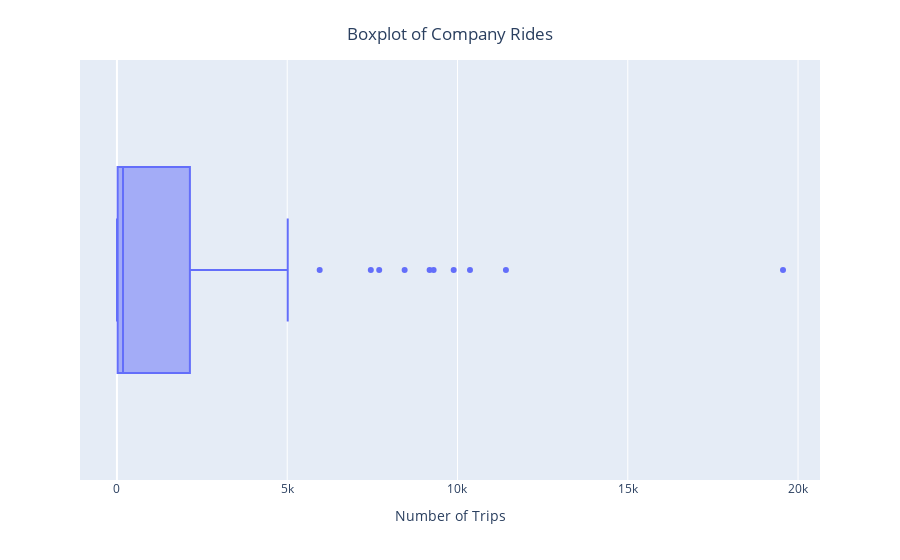

This figure's notebook cell:
### Code cell
# Create a boxplot with flipped axes and a title
fig = px.box(company, 
             x="trips_amount", 
             orientation="h",
             hover_data=['company_name'])

# Update figure, center title, change xaxis title font size, change yaxis title font size
fig.update_layout(title={'text': 'Boxplot of Company Rides',
                            'y':0.95,
                            'x':0.5,
                            'xanchor': 'center',
                            'yanchor': 'top'},
                    xaxis_title='Number of Trips')

# Show plot
fig.show()

### Figure 1 — Plotly figure (JSON) as saved in the notebook; plotly's stock layout.template omitted (floating-point values rounded to 4 significant figures)
{"data": [{"alignmentgroup": "True", "customdata": [["Flash Cab"], ["Taxi Affiliation Services"], ["Medallion Leasin"], ["Yellow Cab"], ["Taxi Affiliation Service Yellow"], ["Chicago Carriage Cab Corp"], ["City Service"], ["Sun Taxi"], ["Star North Management LLC"], ["Blue Ribbon Taxi Association Inc."], ["Choice Taxi Association"], ["Globe Taxi"], ["Dispatch Taxi Affiliation"], ["Nova Taxi Affiliation Llc"], ["Patriot Taxi Dba Peace Taxi Associat"], ["Checker Taxi Affiliation"], ["Blue Diamond"], ["Chicago Medallion Management"], ["24 Seven Taxi"], ["Chicago Medallion Leasing INC"], ["Checker Taxi"], ["American United"], ["Chicago Independents"], ["KOAM Taxi Association"], ["Chicago Taxicab"], ["Top Cab Affiliation"], ["Gold Coast Taxi"], ["Service Taxi Association"], ["5 Star Taxi"], ["303 Taxi"], ["Setare Inc"], ["American United Taxi Affiliation"], ["Leonard Cab Co"], ["Metro Jet Taxi A"], ["Norshore Cab"], ["6742 - 83735 Tasha ride inc"], ["3591 - 63480 Chuks Cab"], ["1469 - 64126 Omar Jada"], ["6743 - 78771 Luhak Corp"], ["0118 - 42111 Godfrey S.Awir"], ["6574 - Babylon Express Inc."], ["Chicago Star Taxicab"], ["1085 - 72312 N and W Cab Co"], ["2809 - 95474 C & D Cab Co Inc."], ["2092 - 61288 Sbeih company"], ["3011 - 66308 JBL Cab Inc."], ["3620 - 52292 David K. Cab Corp."], ["4615 - 83503 Tyrone Henderson"], ["3623 - 72222 Arrington Enterprises"], ["5074 - 54002 Ahzmi Inc"], ["2823 - 73307 Lee Express Inc"], ["4623 - 27290 Jay Kim"], ["3721 - Santamaria Express, Alvaro Santamaria"], ["5006 - 39261 Salifu Bawa"], ["2192 - 73487 Zeymane Corp"], ["6057 - 24657 Richard Addo"], ["5997 - 65283 AW Services Inc."], ["Metro Group"], ["5062 - 34841 Sam Mestas"], ["4053 - 40193 Adwar H. Nikola"], ["2733 - 74600 Benny Jona"], ["5874 - 73628 Sergey Cab Corp."], ["2241 - 44667 - Felman Corp, Manuel Alonso"], ["3556 - 36214 RC Andrews Cab"]], "hovertemplate": "trips_amount=%{x}<br>company_name=%{customdata[0]}<extra></extra>", "legendgroup": "", "marker": {"color": "#636efa"}, "name": "", "notched": false, "offsetgroup": "", "orientation": "h", "showlegend": false, "type": "box", "x": [19558, 11422, 10367, 9888, 9299, 9181, 8448, 7701, 7455, 5953, 5015, 4383, 3355, 3175, 2235, 2216, 2070, 1955, 1775, 1607, 1486, 1404, 1296, 1259, 1014, 978, 428, 402, 310, 250, 230, 210, 147, 146, 127, 39, 37, 36, 33, 33, 31, 29, 29, 29, 27, 25, 21, 21, 20, 16, 15, 15, 14, 14, 14, 13, 12, 11, 8, 7, 7, 5, 3, 2], "x0": " ", "xaxis": "x", "y0": " ", "yaxis": "y"}], "layout": {"boxmode": "group", "legend": {"tracegroupgap": 0}, "margin": {"t": 60}, "title": {"text": "Boxplot of Company Rides", "x": 0.5, "xanchor": "center", "y": 0.95, "yanchor": "top"}, "xaxis": {"anchor": "y", "domain": [0, 1], "title": {"text": "Number of Trips"}}, "yaxis": {"anchor": "x", "domain": [0, 1]}}}
